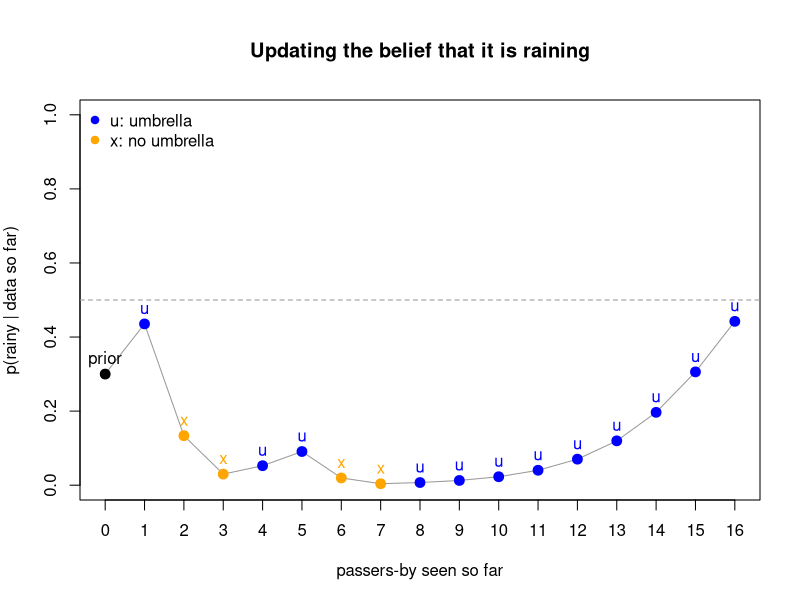

Reproduce this figure in R.
# Rainy or sunny: updating a belief one passer-by at a time.
#
# The slides did a single update: one person with an umbrella moved p(rainy)
# from 0.30 to 0.44.  Nothing stops us from doing that again.  The belief we
# end up with after one passer-by is the belief we start with for the next:
# yesterday's posterior is today's prior.

# What we see, in order.  1 = a person with an umbrella, 0 = a person without.
# Change these and run again.
observations <- c(1, 0, 0, 1, 1, 0, 0, 1, 1,1,1,1,1,1,1,1)

# To let the world decide instead, suppose it is raining and generate them:
# observations <- rbinom(8, size = 1, prob = 0.9)

prior_rainy <- 0.3     # p(theta = rainy), before we have seen anybody

# The model: how likely is an umbrella under each state of the weather?  It
# also assumes that the weather does not change while we watch, and that one
# person's umbrella tells us nothing about the next person's once the weather
# is known.
p_umbrella_rainy <- 0.9
p_umbrella_sunny <- 0.5

# ---------------------------------------------------------------- the updating

# belief[1] is the prior; belief[i + 1] is p(rainy) after i passers-by.
belief <- numeric(length(observations) + 1)
belief[1] <- prior_rainy

for (i in seq_along(observations))
{

  # p(D | theta, M) for this one observation.  Not seeing an umbrella is data
  # too: it is just the other outcome of the same model.
  if (observations[i] == 1)
  {
    likelihood_rainy <- p_umbrella_rainy
    likelihood_sunny <- p_umbrella_sunny
  } else
  {
    likelihood_rainy <- 1 - p_umbrella_rainy
    likelihood_sunny <- 1 - p_umbrella_sunny
  }

  # Bayes' theorem, with the current belief in the role of the prior.
  prior <- belief[i]
  p_data <- likelihood_rainy * prior + likelihood_sunny * (1 - prior)
  belief[i + 1] <- likelihood_rainy * prior / p_data

}

# ---------------------------------------------------------------- the plot

steps <- 0:length(observations)

# Same letters as on the slides: u for an umbrella, x for none.
letters_seen <- ifelse(observations == 1, "u", "x")
colours <- c("black", ifelse(observations == 1, "blue", "orange"))

par(mar = c(5, 4, 5, 2))

plot(steps, belief, type = "l", col = "grey60", ylim = c(0, 1),
     xaxt = "n", xlab = "passers-by seen so far", ylab = "p(rainy | data so far)",
     main = "Updating the belief that it is raining")
axis(1, at = steps)

# Above this line rain is the better bet, below it sun.
abline(h = 0.5, lty = 2, col = "grey60")

points(steps, belief, pch = 19, cex = 1.3, col = colours)
text(steps[-1], belief[-1], labels = letters_seen, pos = 3, col = colours[-1])
text(0, belief[1], labels = "prior", pos = 3)

legend("topleft", legend = c("u: umbrella", "x: no umbrella"),
       col = c("blue", "orange"), pch = 19, bty = "n")

# ---------------------------------------------------------------- the point

# An umbrella nudges the belief up, because umbrellas are somewhat more common
# in the rain (0.9 against 0.5).  A person WITHOUT one pulls it down much
# harder, because going without is five times as common in the sun (0.5
# against 0.1).  How far an observation moves us depends on how specific it is
# to one state of the world.
cat("seen    p(rainy)\n")
cat("prior  ", format(round(belief[1], 3), nsmall = 3), "\n")
for (i in seq_along(observations))
{
  cat(letters_seen[i], "     ", format(round(belief[i + 1], 3), nsmall = 3), "\n")
}

# The order in which the people walk by does not matter.  Treating all of them
# as one data set gives the same answer as updating person by person.
n_u <- sum(observations == 1)
n_x <- sum(observations == 0)
all_rainy <- p_umbrella_rainy^n_u * (1 - p_umbrella_rainy)^n_x * prior_rainy
all_sunny <- p_umbrella_sunny^n_u * (1 - p_umbrella_sunny)^n_x * (1 - prior_rainy)
cat("\nall at once:", round(all_rainy / (all_rainy + all_sunny), 3), "\n")
